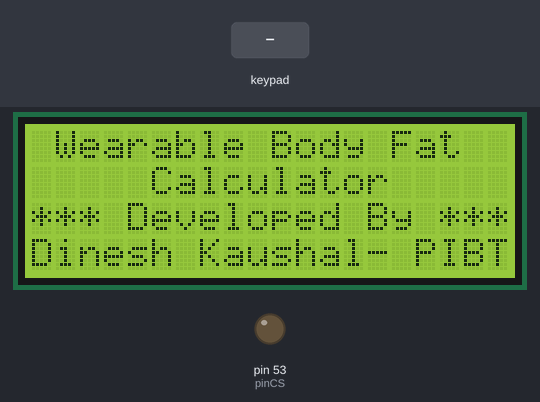
A sketch run on a simulated Arduino Mega 2560, built with avr-gcc and run on an emulated ATmega2560. Parts: 20×4 character LCD, output pins drawn as LEDs (lit = HIGH). The inputs (shaded band) are chosen by the test bench. The local clock reads 2024-03-15 10:24:30 at power-on unless the sketch sets it; storage starts empty; what the sketch prints to the serial monitor is not drawn.

Above: at 0.2 s.
At 3.3 s:
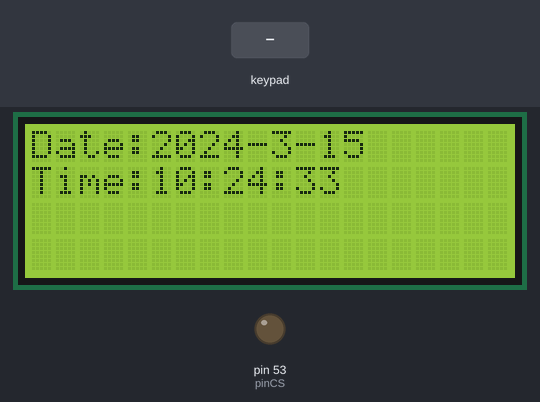
3.4 s: key 'A' pressed
At 4.8 s:
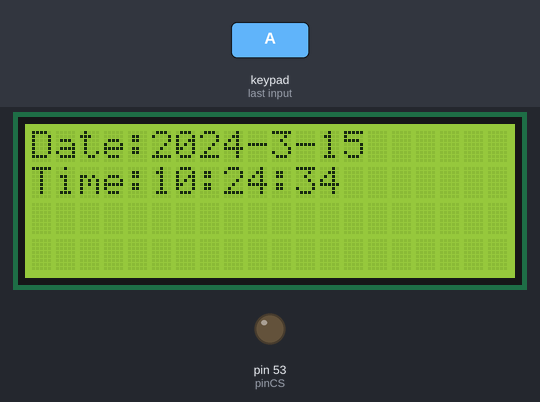
6.4 s: keypad keys 2 8 2 6 2 4 2 2 A pressed 0.4 s apart
13.0 s: key 'B' pressed
14.5 s: keypad keys 2 8 2 6 2 4 2 2 D pressed 0.4 s apart
21.1 s: key 'C' pressed
Timing chart, 0 to 24.1 s (numbered marks = the images above; inputs shaded):
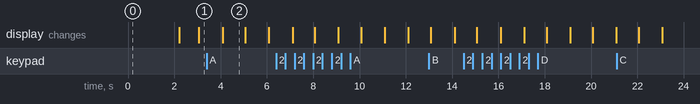

The sketch:

V12.ino
```cpp
#include <SD.h>
#include <SPI.h>
#include <Wire.h>
#include "RTClib.h"
#include <Keypad.h>
#include <LiquidCrystal_I2C.h>

#if defined(ARDUINO_ARCH_SAMD)
  // for Zero, output on USB Serial console, remove line below if using programming port to program the Zero!
   #define Serial SerialUSB
#endif

File myFile;
LiquidCrystal_I2C lcd(0x27, 20, 4);
RTC_DS1307 rtc;

const byte ROWS = 4; //four rows
const byte COLS = 4; //four columns

char hexaKeys[ROWS][COLS] = {
  {'1','2','3','A'},
  {'4','5','6','B'},
  {'7','8','9','C'},
  {'S','0','E','D'}
};

byte colPins[COLS] = {28,26,24,22}; //connect to the column pinouts of the keypad
byte rowPins[ROWS] = {36,34,32,30}; //connect to the row pinouts of the keypad

Keypad customKeypad = Keypad( makeKeymap(hexaKeys), rowPins, colPins, ROWS, COLS);

int pinCS = 53; // Pin 10 on Arduino Uno

String v_date;
String v_time;

void setup() {

  Serial.begin(9600);

  //LCD
  lcd.begin();
  lcd.backlight();
  lcd.clear();
  lcd.noCursor();

  lcd.setCursor(0,0); lcd.print(" Wearable Body Fat");
  lcd.setCursor(0,1); lcd.print("     Calculator");
  lcd.setCursor(0,2); lcd.print("*** Developed By ***");
  lcd.setCursor(0,3); lcd.print("Dinesh Kaushal- PIBT");
  delay(2000);
  lcd.clear();

  //Real Time Clock
  if (! rtc.begin()) {
    Serial.println("Couldn't find RTC");
    while (1);
  }

  if (! rtc.isrunning()) {
    Serial.println("RTC is NOT running!");
    // following line sets the RTC to the date & time this sketch was compiled
    rtc.adjust(DateTime(F(__DATE__), F(__TIME__)));
    // This line sets the RTC with an explicit date & time, for example to set
    // January 21, 2014 at 3am you would call:
    // rtc.adjust(DateTime(2014, 1, 21, 3, 0, 0));
  }

  //SD Card
  pinMode(pinCS, OUTPUT);
  // SD Card Initialization
  if (SD.begin())
  {
    Serial.println("SD card is ready to use.");
  } else
  {
    Serial.println("SD card initialization failed");
    return;
  }

}

void loop() {

  DateTime now = rtc.now();

  v_date=String(now.year(), DEC);
  v_date=v_date + "-" + String(now.month(), DEC);
  v_date=v_date + "-" + String(now.day(), DEC);

  v_time=String(now.hour(), DEC);
  v_time=v_time + ":" + String(now.minute(), DEC);
  v_time=v_time + ":" + String(now.second(), DEC);

  lcd.setCursor(5,0); lcd.print("               ");
  lcd.setCursor(5,1); lcd.print("               ");

  lcd.setCursor(0,0); lcd.print("Date:"); lcd.setCursor(5,0); lcd.print(v_date);
  lcd.setCursor(0,1); lcd.print("Time:"); lcd.setCursor(5,1); lcd.print(v_time);

  char customKey = customKeypad.getKey();
  if (customKey != NO_KEY)
  {
    Serial.println(customKey);

    if(customKey=='A')
    {
      // Create/Open file
      myFile = SD.open("record.txt", FILE_WRITE);

      // if the file opened okay, write to it:
      if (myFile) {
        Serial.println("Writing to file...");
        // Write to file
        myFile.println(v_date + "," + v_time);
        myFile.close(); // close the file
        Serial.println("Done.");
      }
      // if the file didn't open, print an error:
      else {
        Serial.println("error opening test.txt");
      }
    }
  }
  //delay(1000);
}


  /*
  // Reading the file
  myFile = SD.open("test.txt");
  if (myFile) {
    Serial.println("Read:");
    // Reading the whole file
    while (myFile.available()) {
      Serial.write(myFile.read());
   }
    myFile.close();
  }
  else {
    Serial.println("error opening test.txt");
  }
  */
```

Measured:
- what the display in image 2 shows lasts 1.0 s, from 4.1 s to 5.1 s
